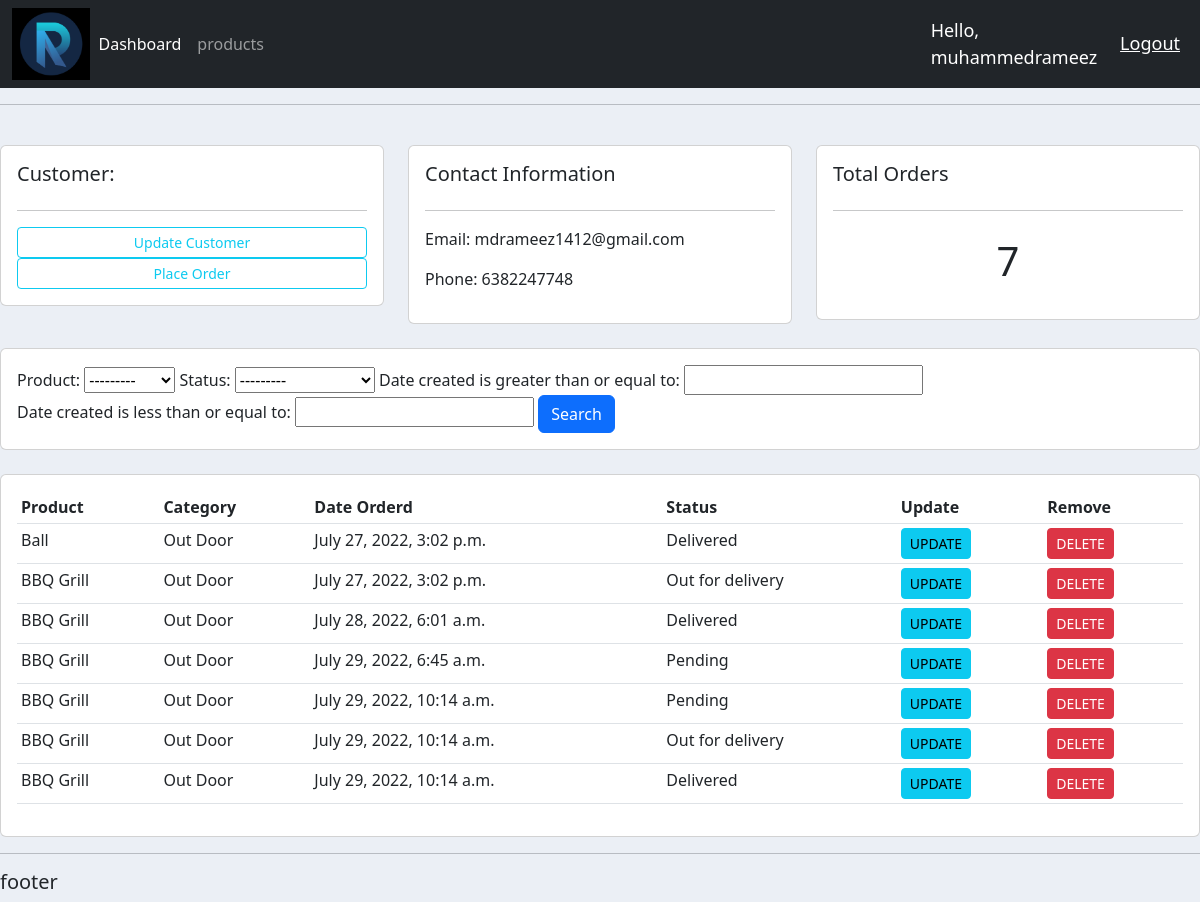
The app's page /customer/1/ (signed in) with its own data.
### accounts/models.py (models this page shows, shortened)
class customer(models.Model):
    user = models.OneToOneField(User,null=True,on_delete=models.CASCADE)
    name = models.CharField(max_length=200,null=True)
    phone = models.CharField(max_length=200,null=True)
    email = models.CharField(max_length=200,null=True)
    profile_pic= models.ImageField(default='logo.png',null=True,blank=True)
    data_created = models.DateTimeField(auto_now_add=True)

class order(models.Model):
    STATUS = (('Pending','Pending'),('Out for delivery', 'Out for delivery'),('Delivered', 'Delivered'),)
    customer = models.ForeignKey(customer, null=True, on_delete=models.SET_NULL)
    product = models.ForeignKey(product, null=True, on_delete=models.SET_NULL)
    date_created = models.DateTimeField(auto_now_add=True)
    status = models.CharField(max_length=200,null=True,choices=STATUS)

class product(models.Model):
    CATEGORY = (('Indoor','Indoor'),('Out Door','Out Door'),)
    name = models.CharField(max_length=200,null=True)
    price = models.FloatField(null=True)
    category = models.CharField(max_length=200,null=True,choices=CATEGORY)
    description = models.CharField(max_length=200,null=True,blank=True)
    date_created = models.DateTimeField(auto_now_add=True)
    tags = models.ManyToManyField(tags)
    def __str__(self):
     return self.name

### accounts/decorators.py (the view)
		def wrapper_func(request, *args, **kwargs):
			group = None
			if request.user.groups.exists():
				group = request.user.groups.all()[0].name
			if group in allowed_roles:
				return view_func(request, *args, **kwargs)
			else:
				return HttpResponse('You are not authorized to view this page')

### accounts/views.py (called while the page is built)
@login_required(login_url='login')
@allowed_users(allowed_roles=['admin'])
def customers(request,pk):
    customer_id = customer.objects.get(id=pk)
    orders= customer_id.order_set.all()
    orderscnt=orders.count()
    myfilter = orderfiter(request.GET, queryset=orders)
    orders=myfilter.qs
    context = {'customer':customer_id,'orders':orders,'myfilter':myfilter,'orderscnt':orderscnt}
    return render(request,'accounts/customer.html',context)

### accounts/templates/accounts/customer.html
{% extends 'accounts/main.html' %}
{% block content %}
<br>
<div class="row">
	<div class="col-md">
		<div class="card card-body">
			<h5>Customer:</h5>
			<hr>
			<a class="btn btn-outline-info  btn-sm btn-block" href="">Update Customer</a>
			<a class="btn btn-outline-info  btn-sm btn-block" href="{% url 'create_order' customer.id %}">Place Order</a>
		</div>
	</div>
	<div class="col-md">
		<div class="card card-body">
			<h5>Contact Information</h5>
			<hr>
			<p>Email: {{customer.email}}</p>
			<p>Phone: {{customer.phone}} </p>
		</div>
	</div>
	<div class="col-md">
		<div class="card card-body">
			<h5>Total Orders</h5>
			<hr>
			<h1 style="text-align: center;padding: 10px">{{orderscnt}}</h1>
		</div>
	</div>
</div>
<br>
<div class="row">
	<div class="col">
		<div class="card card-body">
			<form method="get">
				{{myfilter.form}}
		    <button class="btn btn-primary" type="submit">Search</button>
		  </form>
		</div>
	</div>
</div>
<br>
<div class="row">
	<div class="col-md">
		<div class="card card-body">
			<table class="table table-sm">
				<tr>
					<th>Product</th>
					<th>Category</th>
					<th>Date Orderd</th>
					<th>Status</th>
					<th>Update</th>
					<th>Remove</th>
				</tr>
					{% for order in orders %}
						<tr>
							<td>{{order.product}}</td>
							<td>{{order.product.category}}</td>
							<td>{{order.date_created}}</td>
							<td>{{order.status}}</td>
							<td><a class="btn btn-info btn-sm" href="{% url 'update_order' order.id %}">UPDATE</a></td>
							<td><a class="btn btn-sm btn-danger" href="{% url 'delete_order' order.id %}">DELETE</a></td>
						</tr>
					{% endfor %}
			</table>
		</div>
	</div>
</div>
{% endblock %}

### accounts/templates/accounts/navbar.html (shortened to what this page needs)
{% load static %}
<nav class="navbar navbar-expand-lg bg-dark navbar-dark">
    <div class="container-fluid">
        <img src="{% static 'images/logo.png' %}" id="logo">
      <div class="collapse navbar-collapse" id="navbarNav">
        <ul class="navbar-nav">
          {% if request.user.is_staff %}
          <li class="nav-item">
            <a class="nav-link active" aria-current="page" href="{% url 'home' %}">Dashboard</a>
          </li>
          <li class="nav-item">
            <a class="nav-link" href="{% url 'products' %}">products</a>
          </li>
          {% else %}
          <li class="nav-item">
            <a class="nav-link" href="{% url 'account' %}">Settings</a>
          </li>
          {% endif %}
        </ul>
      </div>
    </div>
    <span class="hello-msg">Hello, {{request.user}}</span>
    <span><a class="hello-msg" href="{% url 'logout' %}">Logout</a></span>
  </nav>

### static/css/main.css (style rules this page uses)
#logo { height: auto; width: auto; max-height: 72px; max-width: 250px; }
body { background-color: #ebeff5; }

### accounts/templates/accounts/navbar.html (style rules this page uses)
.hello-msg { font-size: 18px; color: #fff; margin-right: 20px; }

### records on screen
customer: email "mdrameez1412@gmail.com", phone "6382247748"
order: product "Ball", product.category "Out Door", date_created "July 27, 2022, 3:02 p.m.", status "Delivered"
order: product "BBQ Grill", product.category "Out Door", date_created "July 27, 2022, 3:02 p.m.", status "Out for delivery"
order: product "BBQ Grill", product.category "Out Door", date_created "July 28, 2022, 6:01 a.m.", status "Delivered"
order: product "BBQ Grill", product.category "Out Door", date_created "July 29, 2022, 6:45 a.m.", status "Pending"
order: product "BBQ Grill", product.category "Out Door", date_created "July 29, 2022, 10:14 a.m.", status "Pending"
order: product "BBQ Grill", product.category "Out Door", date_created "July 29, 2022, 10:14 a.m.", status "Out for delivery"
order: product "BBQ Grill", product.category "Out Door", date_created "July 29, 2022, 10:14 a.m.", status "Delivered"

### other values on screen
{{ request.user }} "muhammedrameez"
{{ orderscnt }} "7"
